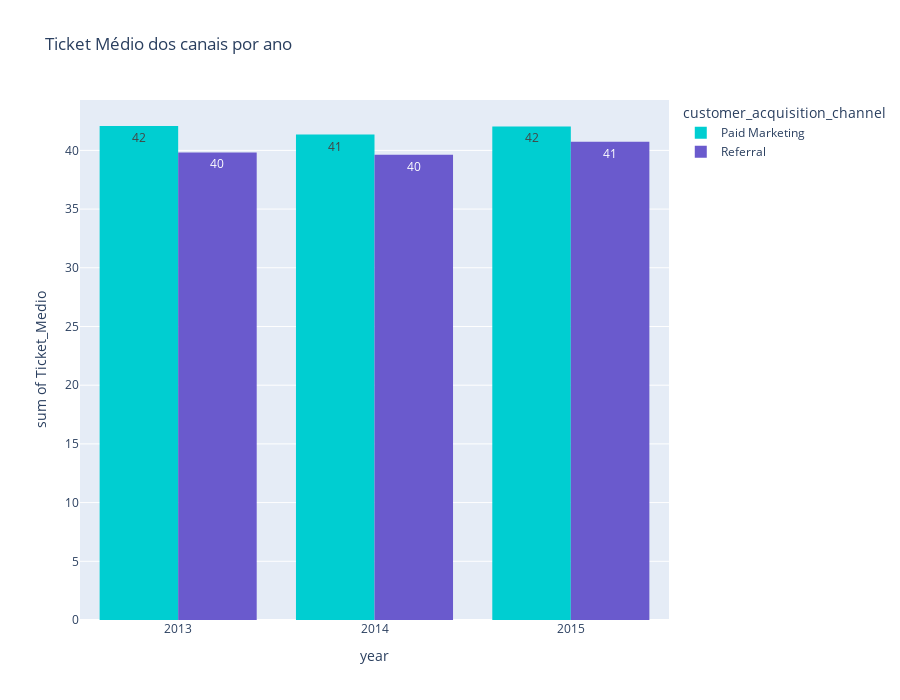

Notebook cell for this chart:
### Code cell
# Viz
plt.figure(figsize = (10,8))
px.histogram(best_channell , x = best_channell["year"], y =best_channell["Ticket_Medio"],color_discrete_sequence=["darkturquoise","slateblue","purple"],barmode = 'group', title = 'Ticket Médio dos canais por ano',height=700,text_auto='.2s',color = 'customer_acquisition_channel')

### Figure 1 — Plotly figure (JSON) as saved in the notebook; plotly's stock layout.template omitted (floating-point values rounded to 4 significant figures)
{"data": [{"alignmentgroup": "True", "bingroup": "x", "histfunc": "sum", "hovertemplate": "customer_acquisition_channel=Paid Marketing<br>year=%{x}<br>sum of Ticket_Medio=%{y}<extra></extra>", "legendgroup": "Paid Marketing", "marker": {"color": "darkturquoise", "pattern": {"shape": ""}}, "name": "Paid Marketing", "offsetgroup": "Paid Marketing", "orientation": "v", "showlegend": true, "texttemplate": "%{value:.2s}", "type": "histogram", "x": [2013, 2014, 2015], "xaxis": "x", "y": [42.08, 41.35, 42.04], "yaxis": "y"}, {"alignmentgroup": "True", "bingroup": "x", "histfunc": "sum", "hovertemplate": "customer_acquisition_channel=Referral<br>year=%{x}<br>sum of Ticket_Medio=%{y}<extra></extra>", "legendgroup": "Referral", "marker": {"color": "slateblue", "pattern": {"shape": ""}}, "name": "Referral", "offsetgroup": "Referral", "orientation": "v", "showlegend": true, "texttemplate": "%{value:.2s}", "type": "histogram", "x": [2013, 2014, 2015], "xaxis": "x", "y": [39.82, 39.62, 40.73], "yaxis": "y"}], "layout": {"barmode": "group", "height": 700, "legend": {"title": {"text": "customer_acquisition_channel"}, "tracegroupgap": 0}, "title": {"text": "Ticket Médio dos canais por ano"}, "xaxis": {"anchor": "y", "domain": [0, 1], "title": {"text": "year"}}, "yaxis": {"anchor": "x", "domain": [0, 1], "title": {"text": "sum of Ticket_Medio"}}}}
